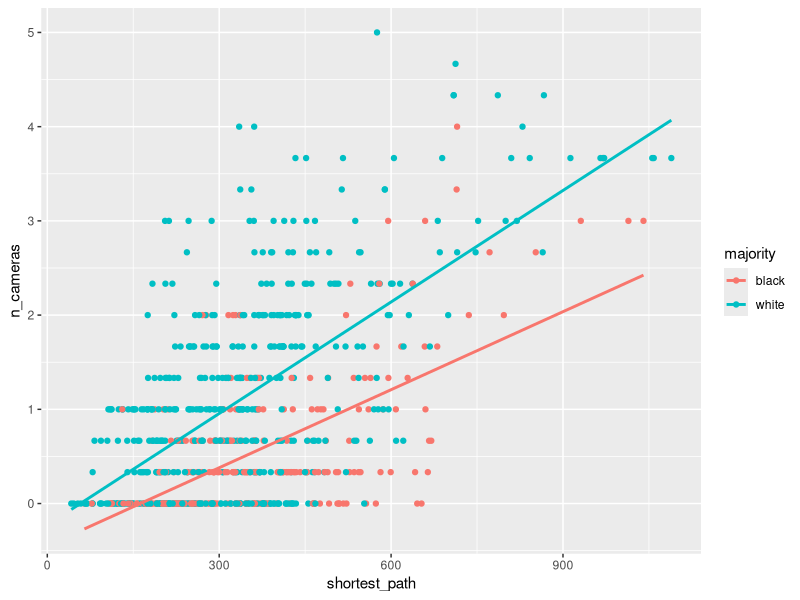

Write R code to recreate this figure. (Note: this script raises an error after producing the figure.)
## ---- chunk 1
library(ggplot2)
## ---- chunk 2
data1 <- read.csv('./hospital-3-closest.csv')

head(data)
## ---- chunk 3
ggplot(data1, aes(x = shortest_path, y=n_cameras, color=majority)) +  geom_point() + geom_smooth(method = "lm", se = FALSE)
## ---- chunk 4
linmod1 <- lm(shortest_path ~ majority, data=data1)

summary(linmod1)
## ---- chunk 5
linmod <- lm(n_cameras ~ shortest_path + majority, data=data)

summary(linmod)
## ---- chunk 6
data <- na.omit(read.csv('./hospital-3-closest-nonzero.csv'))

head(data)
## ---- chunk 7
ggplot(data, aes(x = shortest_path, y=n_cameras, color=majority)) +  geom_point() + geom_smooth(method = "lm", se = FALSE)
## ---- chunk 8
ggplot(data, aes(x = shortest_path, y=shortest_restricted_path, color=majority)) +  geom_point() + geom_smooth(method = "lm", se = FALSE)
## ---- chunk 9
linmod <- lm(shortest_path ~ majority, data=data)

summary(linmod)
## ---- chunk 10
linmod <- lm(shortest_restricted_path ~ shortest_path + majority, data=data)

summary(linmod)
## ---- chunk 11
linmod <- lm(n_cameras ~ shortest_path + majority + 0, data=data)

summary(linmod)
